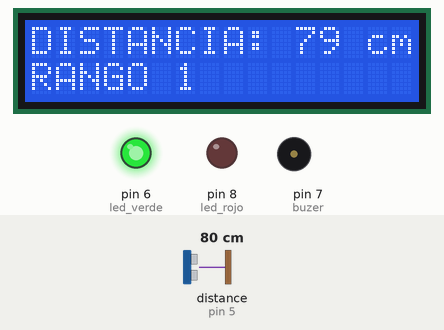
The sketch below on a simulated Arduino Uno, built with avr-gcc and run on an emulated ATmega328P. Shown: 16×2 character LCD, output pins drawn as LEDs (lit = HIGH), buzzer (waves = sounding, pin HIGH). Wiring (inferred from the names in the program): ultrasonic range finder: trigger pin 4; echo pin 5. The inputs (shaded band) are chosen by the test bench; at power-on: distance to the obstacle (sensor on pin 5) 80 cm. The echo pulse lasts 58.3 µs per cm; pins used as bus, display or sensor lines are not drawn; what the sketch prints to the serial monitor is not drawn.

Above: at 1.2 s.
1.3 s: distance to the obstacle (sensor on pin 5) set to 56 cm
At 2.1 s:
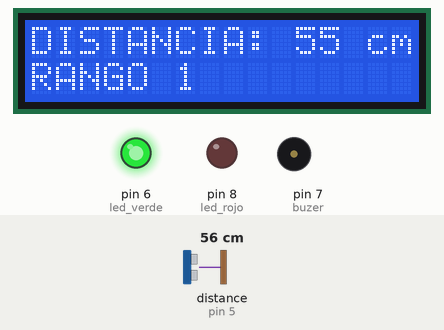
4.4 s: distance to the obstacle (sensor on pin 5) set to 46 cm
At 5.3 s:
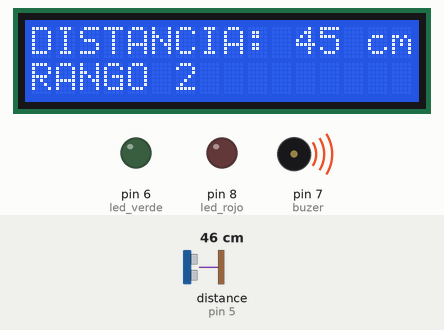
7.4 s: distance to the obstacle (sensor on pin 5) set to 30 cm
At 7.9 s:
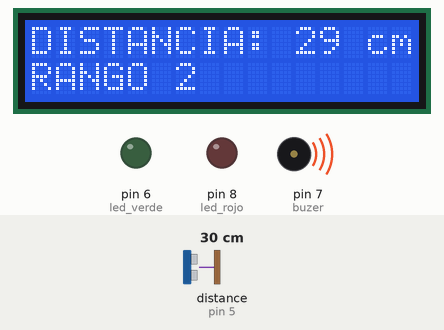
9.0 s: distance to the obstacle (sensor on pin 5) set to 24 cm
At 9.5 s:
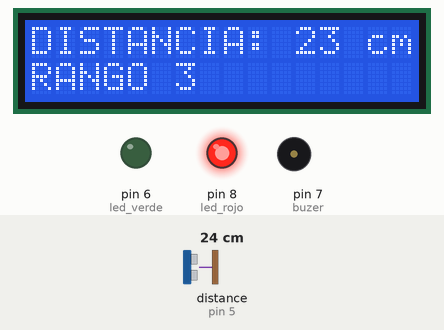
Timing chart, 0 to 12.0 s (numbered marks = the images above; inputs shaded):
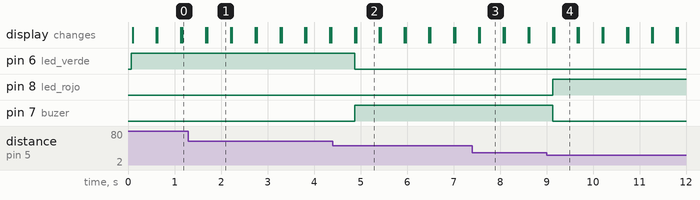

The sketch:

Practica_1_LAB_SC_sensor_de_sonido.ino
```cpp
#include <LiquidCrystal_I2C.h>
LiquidCrystal_I2C lcd(0x27,16,2);
int echo = 5;
int trig = 4;
int led_verde = 6;
int buzer = 7;
int led_rojo = 8;
int t_duration;
int distance;


void setup() {
  lcd.init();
  lcd.clear();
  lcd.backlight();

  pinMode(trig, OUTPUT);
  pinMode(echo, INPUT);
  pinMode(led_verde, OUTPUT);
  pinMode(led_rojo, OUTPUT);
  pinMode(buzer, OUTPUT);
  Serial.begin(9600);
}

void loop() {
  digitalWrite(trig, HIGH);
  delay(1);
  digitalWrite(trig, LOW);
  t_duration = pulseIn(echo, HIGH);//funcion que devuelve el valor de tiempo en responder
  distance = 0.01715*t_duration; //distancia del sensor al objeto                                  //el pin echo, y ya se tiene el tiemo en µs en ir y volver el pulso


   if(distance >50 and distance <101){
  digitalWrite(led_verde, HIGH);
  digitalWrite(led_rojo, LOW);
  digitalWrite(buzer, LOW);
  Serial.print(distance);
  Serial.println(" cm");
  lcd.setCursor(0,0);
  lcd.print("DISTANCIA: ");
  lcd.setCursor(11,0);
  lcd.print(distance);
  lcd.setCursor (0,1);
  lcd.setCursor(14,0);
  lcd.print("cm");
  lcd.setCursor (0,1);
  lcd.print("RANGO 1");
  lcd.display();
  delay(500);
  lcd.clear();
  }else if(distance >25 and distance <51){
  digitalWrite(led_verde, LOW);
  digitalWrite(led_rojo, LOW);
  digitalWrite(buzer, HIGH);
  Serial.print(distance);
  Serial.println(" cm");
  Serial.print(distance);
  Serial.println(" cm");
  lcd.setCursor(0,0);
  lcd.print("DISTANCIA: ");
  lcd.setCursor(11,0);
  lcd.print(distance);
  lcd.setCursor (0,1);
  lcd.setCursor(14,0);
  lcd.print("cm");
  lcd.setCursor (0,1);
  lcd.print("RANGO 2");
  lcd.display();
  delay(500);
  lcd.clear();
  }else if(distance <26){
  digitalWrite(led_verde, LOW);
  digitalWrite(led_rojo, HIGH);
  digitalWrite(buzer, LOW);
  Serial.print(distance);
  Serial.println(" cm");
  Serial.print(distance);
  Serial.println(" cm");
  lcd.setCursor(0,0);
  lcd.print("DISTANCIA: ");
  lcd.setCursor(11,0);
  lcd.print(distance);
  lcd.setCursor(14,0);
  lcd.print("cm");
  lcd.setCursor (0,1);
  lcd.print("RANGO 3");
  lcd.display();
  delay(500);
  lcd.clear();
  }


}
```

Measured:
- the behaviour switches between 52 and 51 cm on distance to the obstacle (sensor on pin 5) (found by bisection; images 1 and 2)
- the behaviour switches between 27 and 26 cm on distance to the obstacle (sensor on pin 5) (found by bisection; images 3 and 4)
- after the input at 1.3 s, the display: first differs from a run without the input after 0.40 s (image 1)
- after the input at 4.4 s, pin 6 (led_verde): HIGH → LOW after 0.48 s; pin 7 (buzer): LOW → HIGH after 0.48 s; the display: first differs from a run without the input after 0.50 s (image 2)
- after the input at 7.4 s, the display: first differs from a run without the input after 0.17 s (image 3)
- after the input at 9.0 s, pin 8 (led_rojo): LOW → HIGH after 0.14 s; pin 7 (buzer): HIGH → LOW after 0.14 s; the display: first differs from a run without the input after 0.16 s (image 4)
- what the display in image 1 shows lasts 0.5 s, from 1.7 s to 2.2 s
